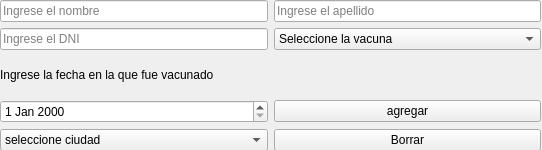
<?xml version="1.0" encoding="UTF-8"?>
<ui version="4.0">
 <class>form</class>
 <widget class="QMainWindow" name="form">
  <property name="geometry">
   <rect>
    <x>0</x>
    <y>0</y>
    <width>542</width>
    <height>150</height>
   </rect>
  </property>
  <property name="windowTitle">
   <string>MainWindow</string>
  </property>
  <widget class="QWidget" name="centralwidget">
   <widget class="QWidget" name="gridLayoutWidget">
    <property name="geometry">
     <rect>
      <x>0</x>
      <y>0</y>
      <width>541</width>
      <height>151</height>
     </rect>
    </property>
    <layout class="QGridLayout" name="gridLayout">
     <item row="2" column="0">
      <widget class="QLabel" name="label_3">
       <property name="text">
        <string>Ingrese la fecha en la que fue vacunado</string>
       </property>
      </widget>
     </item>
     <item row="1" column="0">
      <widget class="QLineEdit" name="dniline">
       <property name="text">
        <string/>
       </property>
       <property name="placeholderText">
        <string>Ingrese el DNI</string>
       </property>
      </widget>
     </item>
     <item row="0" column="0">
      <widget class="QLineEdit" name="nombreline">
       <property name="text">
        <string/>
       </property>
       <property name="placeholderText">
        <string>Ingrese el nombre</string>
       </property>
      </widget>
     </item>
     <item row="0" column="1">
      <widget class="QLineEdit" name="apellidoline">
       <property name="inputMask">
        <string/>
       </property>
       <property name="text">
        <string/>
       </property>
       <property name="placeholderText">
        <string>Ingrese el apellido</string>
       </property>
      </widget>
     </item>
     <item row="7" column="0">
      <widget class="QComboBox" name="ciudadseleccion">
       <property name="editable">
        <bool>false</bool>
       </property>
       <property name="currentText">
        <string>seleccione ciudad</string>
       </property>
       <property name="sizeAdjustPolicy">
        <enum>QComboBox::AdjustToContents</enum>
       </property>
       <item>
        <property name="text">
         <string>seleccione ciudad</string>
        </property>
       </item>
       <item>
        <property name="text">
         <string>La calera</string>
        </property>
       </item>
       <item>
        <property name="text">
         <string>Villa allende</string>
        </property>
       </item>
       <item>
        <property name="text">
         <string>Narnia</string>
        </property>
       </item>
      </widget>
     </item>
     <item row="1" column="1">
      <widget class="QComboBox" name="vacunaseleccion">
       <item>
        <property name="text">
         <string>Seleccione la vacuna</string>
        </property>
       </item>
       <item>
        <property name="text">
         <string>SPUTNIK V(1era dosis)</string>
        </property>
       </item>
       <item>
        <property name="text">
         <string>SPUTNIK V(2da dosis)</string>
        </property>
       </item>
       <item>
        <property name="text">
         <string>ASTRAZENECA(1era dosis)</string>
        </property>
       </item>
       <item>
        <property name="text">
         <string>ASTRAZENECA(2da dosis)</string>
        </property>
       </item>
       <item>
        <property name="text">
         <string>PFIZER(1era dosis)</string>
        </property>
       </item>
       <item>
        <property name="text">
         <string>PFIZER(2da dosis)</string>
        </property>
       </item>
       <item>
        <property name="text">
         <string>MODERNA(1era dosis)</string>
        </property>
       </item>
       <item>
        <property name="text">
         <string>MODERNA(2da dosis)</string>
        </property>
       </item>
       <item>
        <property name="text">
         <string>SINOPHARM(1era dosis) </string>
        </property>
       </item>
       <item>
        <property name="text">
         <string>SINOPHARM(2da dosis) </string>
        </property>
       </item>
      </widget>
     </item>
     <item row="7" column="1">
      <layout class="QHBoxLayout" name="horizontalLayout">
       <item>
        <widget class="QPushButton" name="botonborrar">
         <property name="text">
          <string>Borrar</string>
         </property>
        </widget>
       </item>
      </layout>
     </item>
     <item row="4" column="0">
      <widget class="QDateEdit" name="fechaseleccion">
       <property name="minimumDateTime">
        <datetime>
         <hour>0</hour>
         <minute>0</minute>
         <second>0</second>
         <year>1921</year>
         <month>9</month>
         <day>14</day>
        </datetime>
       </property>
       <property name="maximumDate">
        <date>
         <year>2021</year>
         <month>12</month>
         <day>31</day>
        </date>
       </property>
      </widget>
     </item>
     <item row="4" column="1">
      <widget class="QPushButton" name="botonagregar">
       <property name="text">
        <string>agregar</string>
       </property>
      </widget>
     </item>
    </layout>
   </widget>
  </widget>
 </widget>
 <resources/>
 <connections>
  <connection>
   <sender>nombreline</sender>
   <signal>textChanged(QString)</signal>
   <receiver>form</receiver>
   <slot>nombre()</slot>
   <hints>
    <hint type="sourcelabel">
     <x>204</x>
     <y>23</y>
    </hint>
    <hint type="destinationlabel">
     <x>957</x>
     <y>90</y>
    </hint>
   </hints>
  </connection>
  <connection>
   <sender>apellidoline</sender>
   <signal>textChanged(QString)</signal>
   <receiver>form</receiver>
   <slot>apellido()</slot>
   <hints>
    <hint type="sourcelabel">
     <x>377</x>
     <y>29</y>
    </hint>
    <hint type="destinationlabel">
     <x>562</x>
     <y>47</y>
    </hint>
   </hints>
  </connection>
  <connection>
   <sender>dniline</sender>
   <signal>textChanged(QString)</signal>
   <receiver>form</receiver>
   <slot>dni()</slot>
   <hints>
    <hint type="sourcelabel">
     <x>154</x>
     <y>57</y>
    </hint>
    <hint type="destinationlabel">
     <x>-41</x>
     <y>54</y>
    </hint>
   </hints>
  </connection>
  <connection>
   <sender>fechaseleccion</sender>
   <signal>timeChanged(QTime)</signal>
   <receiver>form</receiver>
   <slot>fecha()</slot>
   <hints>
    <hint type="sourcelabel">
     <x>208</x>
     <y>111</y>
    </hint>
    <hint type="destinationlabel">
     <x>518</x>
     <y>111</y>
    </hint>
   </hints>
  </connection>
  <connection>
   <sender>ciudadseleccion</sender>
   <signal>highlighted(QString)</signal>
   <receiver>form</receiver>
   <slot>ciudad()</slot>
   <hints>
    <hint type="sourcelabel">
     <x>242</x>
     <y>159</y>
    </hint>
    <hint type="destinationlabel">
     <x>297</x>
     <y>124</y>
    </hint>
   </hints>
  </connection>
  <connection>
   <sender>botonborrar</sender>
   <signal>clicked()</signal>
   <receiver>form</receiver>
   <slot>borrar()</slot>
   <hints>
    <hint type="sourcelabel">
     <x>328</x>
     <y>146</y>
    </hint>
    <hint type="destinationlabel">
     <x>658</x>
     <y>109</y>
    </hint>
   </hints>
  </connection>
  <connection>
   <sender>botonagregar</sender>
   <signal>clicked()</signal>
   <receiver>form</receiver>
   <slot>agregar()</slot>
   <hints>
    <hint type="sourcelabel">
     <x>486</x>
     <y>149</y>
    </hint>
    <hint type="destinationlabel">
     <x>560</x>
     <y>97</y>
    </hint>
   </hints>
  </connection>
  <connection>
   <sender>vacunaseleccion</sender>
   <signal>highlighted(QString)</signal>
   <receiver>form</receiver>
   <slot>dosis()</slot>
   <hints>
    <hint type="sourcelabel">
     <x>474</x>
     <y>66</y>
    </hint>
    <hint type="destinationlabel">
     <x>1074</x>
     <y>106</y>
    </hint>
   </hints>
  </connection>
 </connections>
 <slots>
  <slot>nombre()</slot>
  <slot>apellido()</slot>
  <slot>dni()</slot>
  <slot>dosis()</slot>
  <slot>fecha()</slot>
  <slot>ciudad()</slot>
  <slot>borrar()</slot>
  <slot>agregar()</slot>
 </slots>
</ui>
